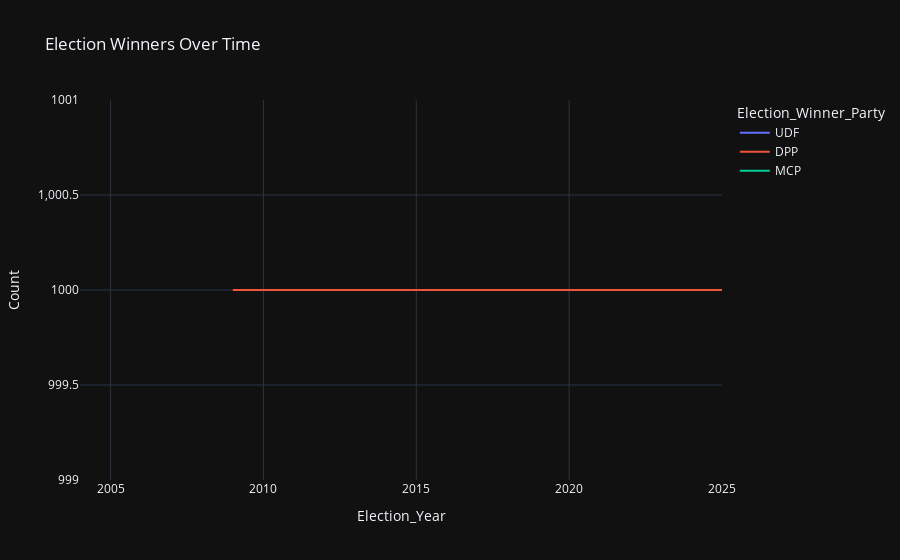

This figure's notebook cell:
### Markdown cell above
##### 3. Election Winners Over Time
- Line plot showing **winning parties by year**.  
- Identifies political trends over election years.

### Code cell
# 3. Election Winners Over Time
winners_by_year = df.groupby(['Election_Year', 'Election_Winner_Party']).size().reset_index(name='Count')
fig3 = px.line(winners_by_year, x='Election_Year', y='Count', color='Election_Winner_Party',
               title='Election Winners Over Time')
fig3.show()

### Figure 1 — Plotly figure (JSON) as saved in the notebook; plotly's stock layout.template omitted (floating-point values rounded to 4 significant figures)
{"data": [{"hovertemplate": "Election_Winner_Party=UDF<br>Election_Year=%{x}<br>Count=%{y}<extra></extra>", "legendgroup": "UDF", "line": {"color": "#636efa", "dash": "solid"}, "marker": {"symbol": "circle"}, "mode": "lines", "name": "UDF", "orientation": "v", "showlegend": true, "type": "scatter", "x": [2004], "xaxis": "x", "y": [1000], "yaxis": "y"}, {"hovertemplate": "Election_Winner_Party=DPP<br>Election_Year=%{x}<br>Count=%{y}<extra></extra>", "legendgroup": "DPP", "line": {"color": "#EF553B", "dash": "solid"}, "marker": {"symbol": "circle"}, "mode": "lines", "name": "DPP", "orientation": "v", "showlegend": true, "type": "scatter", "x": [2009, 2014, 2025], "xaxis": "x", "y": [1000, 1000, 1000], "yaxis": "y"}, {"hovertemplate": "Election_Winner_Party=MCP<br>Election_Year=%{x}<br>Count=%{y}<extra></extra>", "legendgroup": "MCP", "line": {"color": "#00cc96", "dash": "solid"}, "marker": {"symbol": "circle"}, "mode": "lines", "name": "MCP", "orientation": "v", "showlegend": true, "type": "scatter", "x": [2019], "xaxis": "x", "y": [1000], "yaxis": "y"}], "layout": {"legend": {"title": {"text": "Election_Winner_Party"}, "tracegroupgap": 0}, "title": {"text": "Election Winners Over Time"}, "xaxis": {"anchor": "y", "domain": [0, 1], "title": {"text": "Election_Year"}}, "yaxis": {"anchor": "x", "domain": [0, 1], "title": {"text": "Count"}}}}
